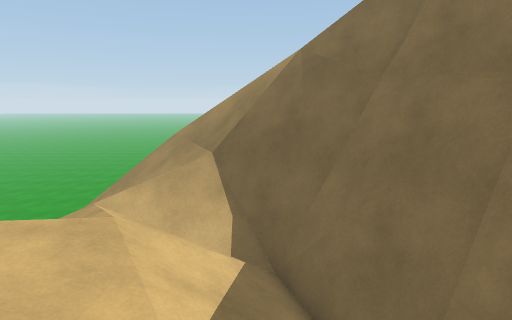
[1] (above)

18 first-person views from a walk through a scene from a Unity 3-D project. The camera is 1.2 m above the floor, tilts 10° down and sees 75° across. The floor is counted in squares, 1 m on a side. Each view is taken from the middle of a square. On the plan, view 1 faces up. The plan holds only what a view shows up to about 14 squares ahead; the rest is blank. The place goes on beyond the plan. The player is left out.

[2]
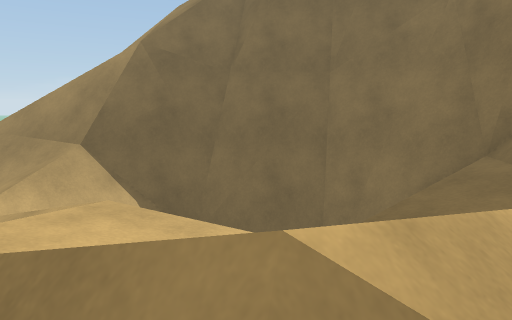

[3]
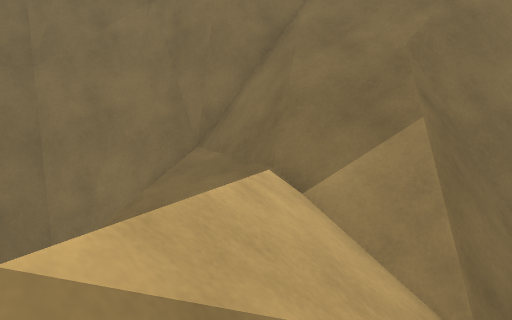

[4]
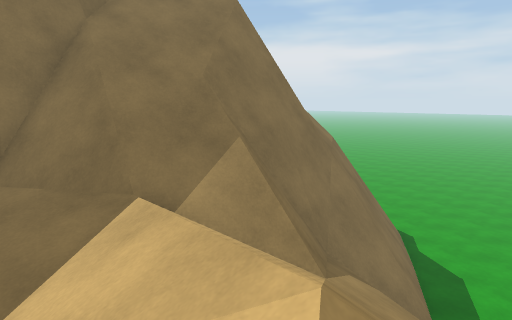

[5]
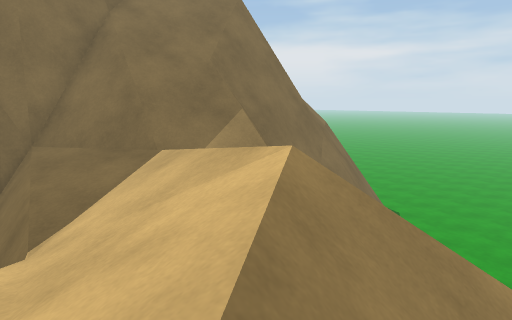

[6]
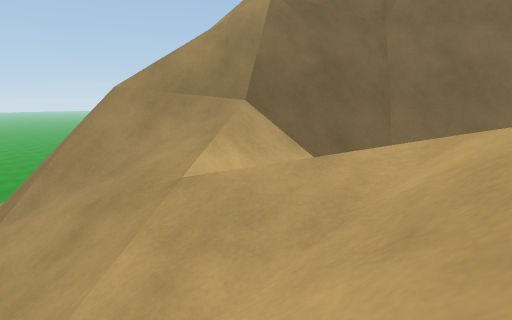

[7]
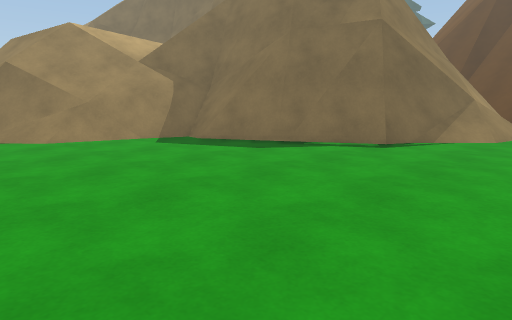

[8]
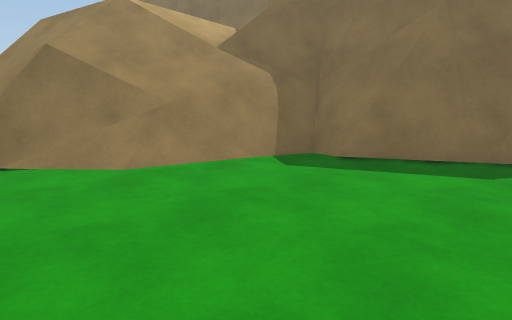

[9]
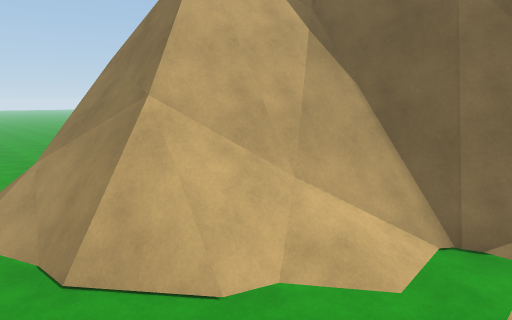

[10]
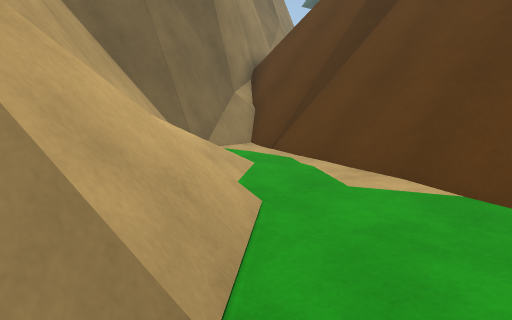

[11]
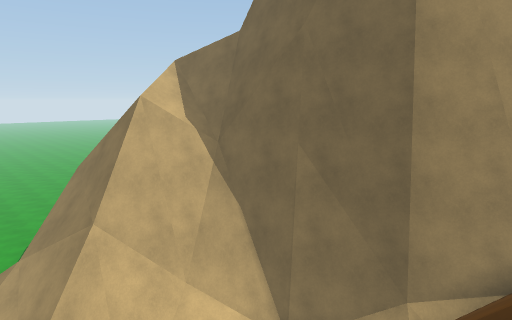

[12]
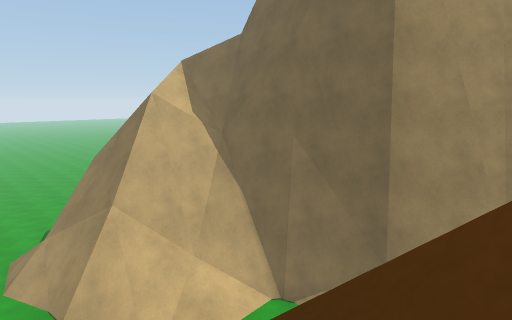

[13]
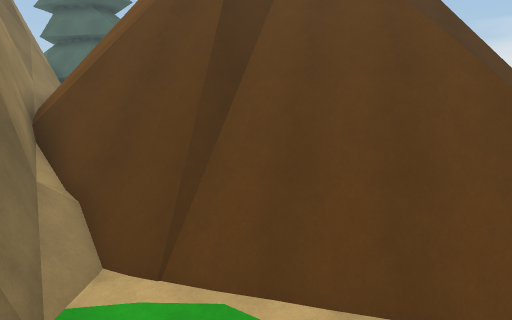

[14]
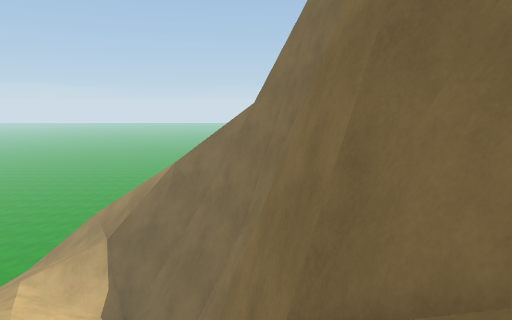

[15]
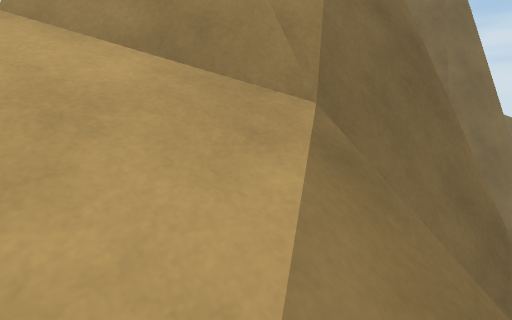

[16]
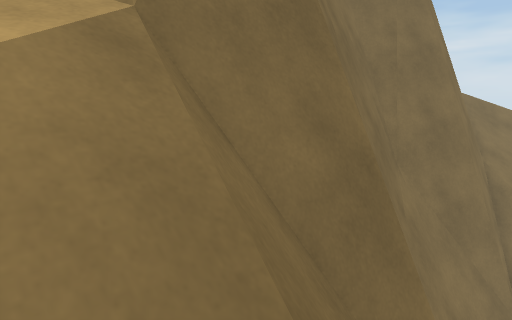

[17]
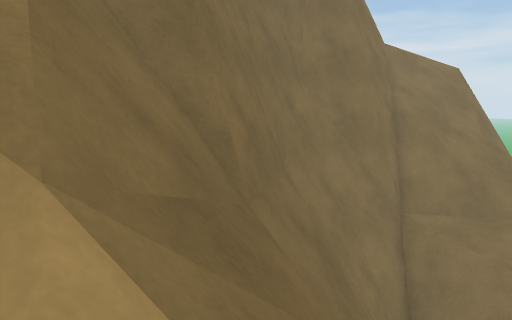

[18]
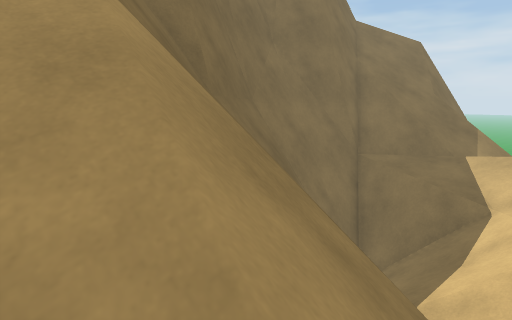

### Floor plan
Key: @ floor where view 1 was taken; # wall or solid block; . main floor; : floor 3.25 m higher than the main floor; + floor 3.5 m higher than the main floor; * floor 6.75 m higher than the main floor; % floor 8 m higher than the main floor; / step, stairs or slope; = window, fence, low wall or low ledge; ^ raised ledge; v drop or lower ground; O other object.
Columns run from 8 left of view 1 to 19 right of it. Each row starts with its distance up from view 1.
 13          /v
 12    #v///////////
 11    =////////////=
 10    //////vvv//=#
  9   /////=#vvvvv#
  8   //////=#=vv=^
  7   //////=#^ vv#^
  6    //////##^ v=#
  5    ///////##   #
  4   ///+:///=#
  3   ///+://=#v=^
  2   //////=#vv#^
  1   /////////=#^^
  0   //////@/==v=^
 -1  ////////////=#
 -2  ==#///=#/////#^
 -3  #==///==vv////^
 -4  .//////==vv///####
 -5  ...////O^^v//vvvv    ###
 -6 ......./O=^vv%vvv    #
 -7 .......=###^ v*=^^####=###
 -8 .......=#v^^^ = ^^#==. #   #
 -9  .......##  ^  ^##=//.//// #
-10 .........##   ^^=////./////#
-11 .........=###=#####/..//////
-12 ........../==^###==..///////
-13 .........../////=....///////
-14  ....................///////
-15 . ...                  /// /

Where each view was taken, in squares from view 1:
view 1: 0 up, 0 right, facing up
view 2: 0 up, 4 left, facing up-right
view 3: 0 up, 4 left, facing right
view 4: 2 up, 4 left, facing down-right
view 5: 3 up, 5 left, facing down-right
view 6: 4 up, 6 left, facing up-right
view 7: 15 down, 8 left, facing up-right
view 8: 10 down, 8 left, facing up-right
view 9: 14 down, 14 right, facing up-left
view 10: 14 down, 8 right, facing up-right
view 11: 14 down, 18 right, facing up-left
view 12: 15 down, 19 right, facing up-left
view 13: 10 down, 9 right, facing right
view 14: 4 down, 5 right, facing up
view 15: 12 up, 4 right, facing down-right
view 16: 11 up, 3 right, facing down-right
view 17: 11 up, 0 right, facing down-right
view 18: 12 up, 2 left, facing down-right
